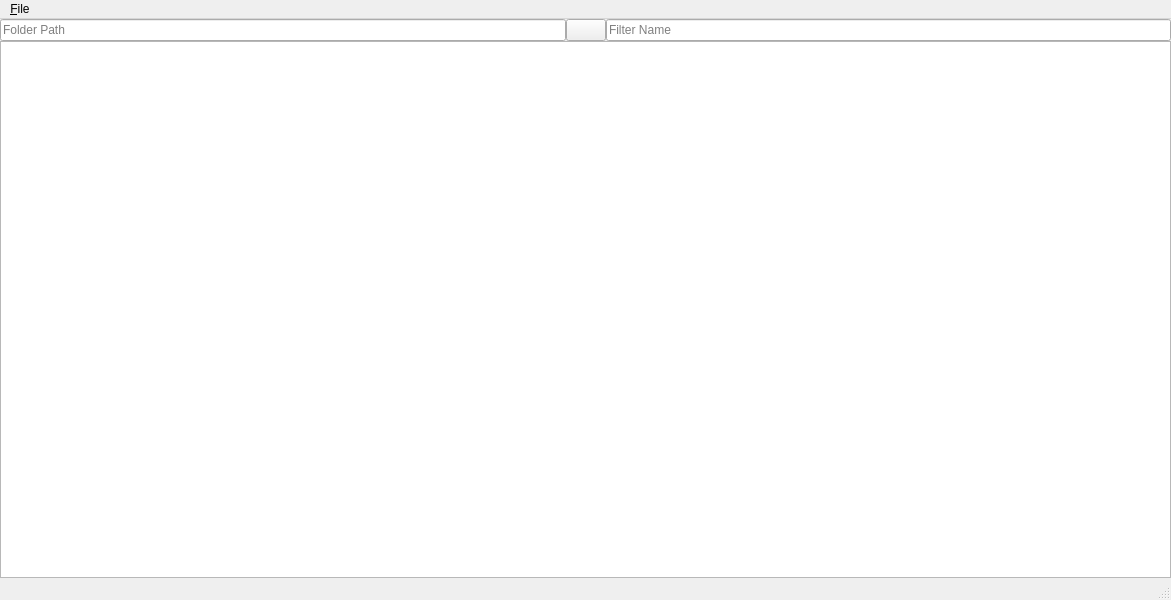
<?xml version="1.0" encoding="UTF-8"?>
<ui version="4.0">
 <class>MainWindow</class>
 <widget class="QMainWindow" name="MainWindow">
  <property name="geometry">
   <rect>
    <x>0</x>
    <y>0</y>
    <width>1171</width>
    <height>600</height>
   </rect>
  </property>
  <property name="windowTitle">
   <string>JunQiReplay</string>
  </property>
  <property name="windowIcon">
   <iconset resource="JunQiReplay.qrc">
    <normaloff>:/JunQiReplay.png</normaloff>:/JunQiReplay.png</iconset>
  </property>
  <widget class="QWidget" name="centralwidget">
   <layout class="QVBoxLayout" name="verticalLayout">
    <property name="spacing">
     <number>0</number>
    </property>
    <property name="leftMargin">
     <number>0</number>
    </property>
    <property name="topMargin">
     <number>0</number>
    </property>
    <property name="rightMargin">
     <number>0</number>
    </property>
    <property name="bottomMargin">
     <number>0</number>
    </property>
    <item>
     <layout class="QHBoxLayout" name="horizontalLayout">
      <property name="spacing">
       <number>0</number>
      </property>
      <item>
       <widget class="QLineEdit" name="lineEdit">
        <property name="placeholderText">
         <string>Folder Path</string>
        </property>
       </widget>
      </item>
      <item>
       <widget class="QPushButton" name="pushButton">
        <property name="text">
         <string/>
        </property>
        <property name="icon">
         <iconset resource="JunQiReplay.qrc">
          <normaloff>:/refresh.png</normaloff>:/refresh.png</iconset>
        </property>
       </widget>
      </item>
      <item>
       <widget class="QLineEdit" name="lineEdit_2">
        <property name="placeholderText">
         <string>Filter Name</string>
        </property>
       </widget>
      </item>
     </layout>
    </item>
    <item>
     <widget class="QTableView" name="tableView">
      <attribute name="horizontalHeaderStretchLastSection">
       <bool>true</bool>
      </attribute>
     </widget>
    </item>
   </layout>
  </widget>
  <widget class="QMenuBar" name="menubar">
   <property name="geometry">
    <rect>
     <x>0</x>
     <y>0</y>
     <width>1171</width>
     <height>26</height>
    </rect>
   </property>
   <widget class="QMenu" name="menu_File">
    <property name="title">
     <string>&amp;File</string>
    </property>
    <addaction name="action_Open_Folder"/>
   </widget>
   <addaction name="menu_File"/>
  </widget>
  <widget class="QStatusBar" name="statusbar"/>
  <action name="action_Open_Folder">
   <property name="text">
    <string>&amp;Open Folder</string>
   </property>
  </action>
 </widget>
 <resources>
  <include location="JunQiReplay.qrc"/>
 </resources>
 <connections/>
</ui>
